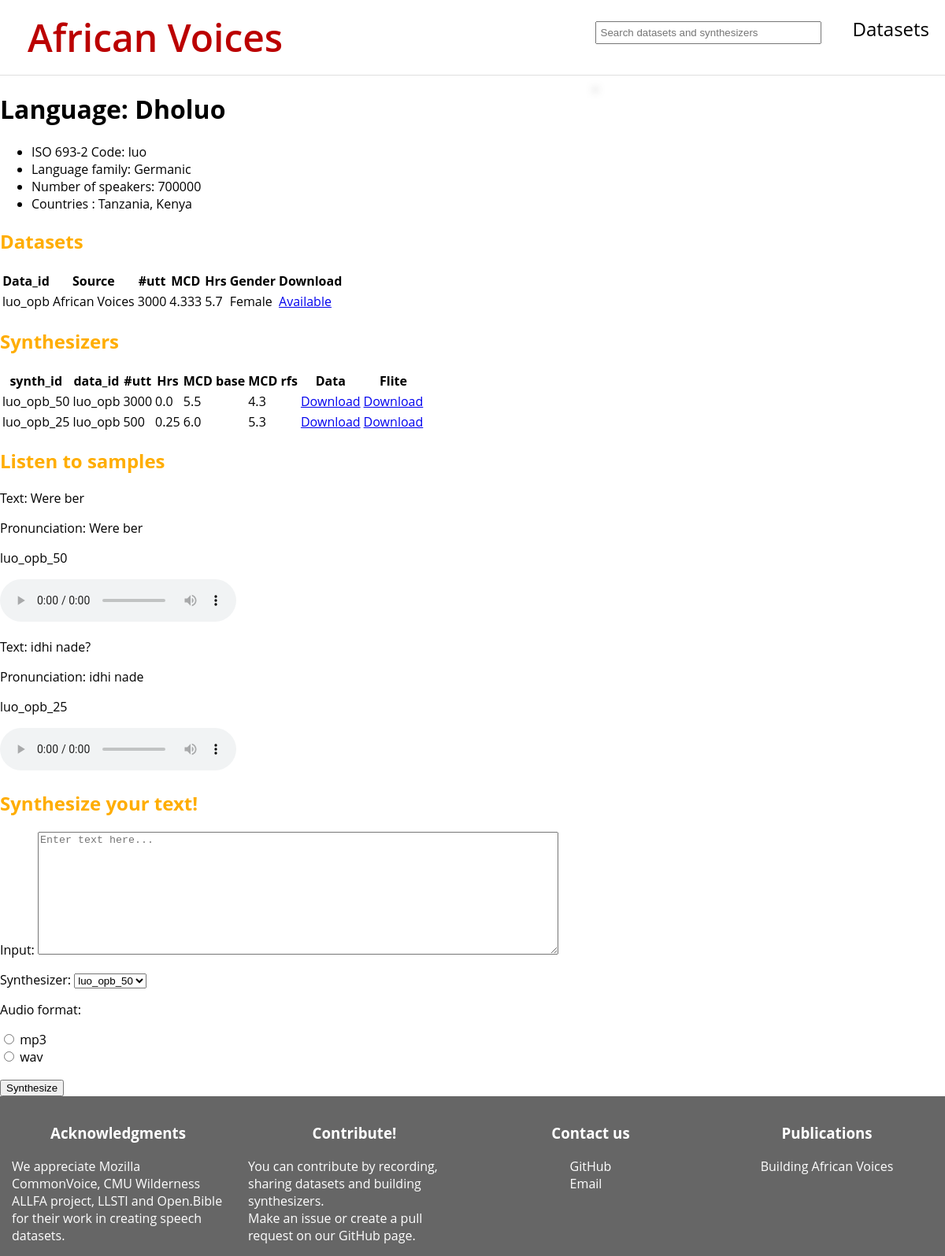
Screenshot of /language/luo with the database file from the repository.
### app/models/language.py (models this page shows, shortened)
class Language(models.Model):
    uuid = models.CharField(primary_key=True, unique=True, default=uuid4, max_length=100)
    lang_code_639_2 = models.CharField(max_length=100)
    lang_code_639_1 = models.CharField(max_length=100)
    lang_name = models.CharField(max_length=100)
    lang_native_speakers = models.IntegerField(default=0)
    lang_non_native_speakers = models.IntegerField(default=0)
    created_at = models.DateTimeField(auto_now_add=True)
    updated_at = models.DateTimeField(auto_now=True)
    countries = models.ManyToManyField(Country)
    @property
    def total_speakers(self) -> int:
        return self.lang_native_speakers + self.lang_non_native_speakers
    @property
    def all_countries(self) -> str:
        return ", ".join([country.name.capitalize() for country in self.countries.all()])
    @property
    def datasets(self):
        return self.dataset_set.all()
    @property
    def synthesizers(self):
        return self.synthesizer_set.all()
    @property
    def samples(self):
        return self.language_sample_set.all()

class LanguageSample(models.Model):
    uuid = models.CharField(primary_key=True, unique=True, default=uuid4, max_length=100)
    language = models.ForeignKey(Language, on_delete=models.DO_NOTHING, related_name="language_sample_set")
    sample_id = models.CharField(max_length=100)
    text = models.CharField(max_length=100)
    pronunciation = models.CharField(max_length=100)
    created_at = models.DateTimeField(auto_now_add=True)
    updated_at = models.DateTimeField(auto_now=True)
    @property
    def synthesizer_samples(self):
        return self.synthesizer_samples_set.all()

### app/models/country.py (models this page shows, shortened)
class Country(models.Model):
    uuid = models.CharField(primary_key=True, unique=True, default=uuid4, max_length=100)
    name = models.CharField(max_length=100)
    code = models.CharField(max_length=100)
    created_at = models.DateTimeField(auto_now_add=True)
    updated_at = models.DateTimeField(auto_now=True)

### app/models/dataset.py (models this page shows, shortened)
class Dataset(models.Model):
    uuid = models.UUIDField(primary_key=True, default=uuid4, editable=False)
    data_id = models.CharField(max_length=100, unique=True)
    lang = models.ForeignKey(Language, on_delete=models.CASCADE)
    source = models.CharField(max_length=100)
    speaker_gender = models.CharField(choices=Gender.choices, max_length=100, blank=True)
    pass0_utt = models.FloatField(max_length=100,  blank=True)
    pass0_mcd = models.FloatField(max_length=100, blank=True)
    pass1_utt = models.IntegerField(default=0)  # display
    pass1_mcd = models.FloatField(default=0)  # display
    duration = models.FloatField(default=0)
    data_location = models.CharField(max_length=256)
    created_at = models.DateTimeField(auto_now_add=True)
    updated_at = models.DateTimeField(auto_now=True)

### app/models/synthesizer.py (models this page shows, shortened)
class Synthesizer(models.Model):
    uuid = models.UUIDField(primary_key=True, default=uuid4, editable=False)
    synth_id = models.CharField(max_length=100, unique=True)
    language = models.ForeignKey(Language, on_delete=models.CASCADE)
    dataset = models.ForeignKey(Dataset, on_delete=models.CASCADE)
    rfs_utt = models.IntegerField(default=0)
    rfs_hrs = models.FloatField(default=0.0)
    mcd_base = models.FloatField(default=0)
    mcd_rfs = models.FloatField(default=0)
    data_location = models.CharField(max_length=256)
    flite_location = models.CharField(max_length=256)
    created_at = models.DateTimeField(auto_now_add=True)
    updated_at = models.DateTimeField(auto_now=True)

class SynthesizerSample(models.Model):
    uuid = models.UUIDField(primary_key=True, default=uuid4, editable=False)
    synth = models.ForeignKey(Synthesizer, on_delete=models.CASCADE)
    lang_sample = models.ForeignKey(LanguageSample, on_delete=models.CASCADE, related_name='synthesizer_samples_set')
    sample_location = models.CharField(max_length=256)
    created_at = models.DateTimeField(auto_now_add=True)
    updated_at = models.DateTimeField(auto_now=True)

### app/views.py (the view)
# urls.py: path('language/<str:lang_code_639_2>', views.language, name='language'),
def language(request, lang_code_639_2):
    language = Language.objects.get(lang_code_639_2=lang_code_639_2)
    synthesizer_ids = [(synth.flite_location, synth.synth_id) for synth in language.synthesizer_set.all()]
    context = {'language': language, 'form': SynthesizeForm(synthesizer_ids)}
    return render(request, 'app/language.html', context)

### app/templates/app/language.html (shortened to what this page needs)
{% extends "app/base_generic.html" %}
{% block content %}
    <h1> Language: {{ language.lang_name }}</h1>
    <ul>
        <li>ISO 693-2 Code: {{ language.lang_code_639_2 }}</li>
        <li>Language family: Germanic</li>
        <li> Number of speakers: {{ language.total_speakers }}</li>
        <li>Countries : {{ language.all_countries }}</li>
    </ul>
    <h2 class="language-h2">Datasets</h2>
    <table>
        <tr>
            <th> Data_id</th>
            <th> Source</th>
            <th> #utt</th>
            <th> MCD</th>
            <th> Hrs</th>
            <th> Gender</th>
            <th> Download</th>
        </tr>
        {% for dataset in language.datasets %}
            <tr>
                <td>{{ dataset.data_id }}</td>
                <td>{{ dataset.source }}</td>
                <td>{{ dataset.pass1_utt }}</td>
                <td>{{ dataset.pass1_mcd }}</td>
                <td>{{ dataset.duration }}</td>
                <td> Female</td>
                {% if not dataset.data_location %}
                    <td> Unavailable</td>
                {% else %}
                    <td><a href="#">Available</a></td>
                {% endif %}
            </tr>
        {% endfor %}
    </table>
    <h2 class="language-h2">Synthesizers</h2>
    <table>
        <tr>
            <th> synth_id</th>
            <th> data_id</th>
            <th> #utt</th>
            <th> Hrs</th>
            <th> MCD base</th>
            <th> MCD rfs</th>
            <th> Data</th>
            <th> Flite</th>
        </tr>
        {% for synthesizer in language.synthesizers %}
            <tr>
                <td>{{ synthesizer.synth_id }}</td>
                <td>{{ synthesizer.dataset.data_id }}</td>
                <td>{{ synthesizer.rfs_utt }}</td>
                <td>{{ synthesizer.rfs_hrs }}</td>
                <td>{{ synthesizer.mcd_base }}</td>
                <td>{{ synthesizer.mcd_rfs }}</td>
                {% if not synthesizer.data_location %}
                    <td> Unavailable</td>
                {% else %}
                    <td><a href="#"> Download</a></td>
                {% endif %}
                {% if not synthesizer.flite_location %}
                    <td> Unavailable</td>
                {% else %}
                    <td><a href="#"> Download </a></td>
                {% endif %}
            </tr>
        {% endfor %}
    </table>
    <h2 class="language-h2"> Listen to samples </h2>
    {% for sample in language.samples %}
        <div>
            <p> Text: {{ sample.text }}</p>
            <p> Pronunciation: {{ sample.pronunciation }}</p>
            {% for  synth_sample in sample.synthesizer_samples %}
                <p> {{ synth_sample.synth.synth_id }}</p>
                <audio controls>
                    <source src="{{ synth_sample.sample_location }}" type="audio/mpeg">
                </audio>
            {% endfor %}
        </div>
    {% endfor %}
    <div>
        <h2 class="language-h2"> Synthesize your text!</h2>
        <form action="{% url 'synthesize' %}" method="POST">
            {{ form.as_p }}
            <button id="synthesize">Synthesize</button>
        </form>
    </div>
{% endblock %}

### app/templates/app/base_generic.html (shortened to what this page needs)
{% load static %}
<!DOCTYPE html>
<html lang="en">
<head>
    <link rel="stylesheet" href="{% static 'app/style.css' %}">
</head>
<body>
{% block header %}
<header>
    <div class="row site-header">
        <div class="logo" id="home-logotext">
            African Voices
        </div>
        <div class="nav">
            <div id="searchbar">
                <div class="col-md-12">
                    <div class="search-bar">
                        <input type="text" id="myInput" onkeyup="myFunction()"
                               placeholder="Search datasets and synthesizers"
                               title="Type in a name">
                    </div>
                </div>
            </div>
            <a href="{% url 'datasets' %}" class="nav-link">
                Datasets
            </a>
        </div>
    </div>
</header>
{% endblock %}
{% block content %} {% endblock %}
{% block footer %}
<footer>
    <div class="row">
        <div class="footer-logo" id="acknowledge-footer">
            <h3> Acknowledgments</h3>
            We appreciate Mozilla CommonVoice, CMU Wilderness ALLFA project, LLSTI and Open.Bible for their
            work in creating speech datasets.
        </div>
        <div class="footer-logo" id="contibute-footer">
            <h3>Contribute!</h3>
            You can contribute by recording, sharing datasets and building synthesizers.<br>
            Make an issue or create a pull request on our GitHub page.
        </div>
        <div class="footer-logo" id="contact-footer">
            <h3>Contact us</h3>
            GitHub <br>
            Email
        </div>
        <div class="footer-logo" id="pub-footer">
            <h3>Publications</h3>
            Building African Voices <br>
        </div>
    </div>
</footer>
{% endblock %}
</body>
</html>

### app/static/app/style.css (style rules this page uses)
#home-logotext { font-style: normal; font-weight: 600; font-size: 48px; line-height: 65px; padding: 15px; color: #BB0000; }
.row { flex-flow: row nowrap; display: flex; flex-wrap: wrap; flex: 1; min-width: 0; }
header { border-bottom: 0.2px solid rgba(136, 136, 136, 0.27); }
.site-header { display: flex; justify-content: space-between; margin-left:20px }
.nav { display: flex; justify-content: space-between; font-size: 1.5em; }
.nav > * { margin: 20px }
.nav > a { text-decoration: none; color: #000000; }
footer { background: #666666; width: 100%; color: white; display: flex; flex-flow: row wrap; flex: 1; }
.footer-logo { display: flex; flex-direction: column; flex-flow: column nowrap; align-items: center; flex: 1; min-width: 0; padding: 15px; }
body { padding: 0; margin: 0; font-family: 'Open Sans'; box-sizing: content-box; min-height: 100%; }
input { padding: 5px 5px; }
.language-h2 { font-family: 'Open Sans', serif; font-style: normal; font-weight: 700; font-size: 24px; line-height: 33px; color: #FFAD00 }

### rows the page displays
Language: lang_name "Dholuo", lang_code_639_2 "luo", total_speakers "700000", all_countries "Tanzania, Kenya"
Dataset: data_id "luo_opb", source "African Voices", pass1_utt "3000", pass1_mcd "4.333", duration "5.7", shows "Available"
Synthesizer: synth_id "luo_opb_50", dataset.data_id "luo_opb", rfs_utt "3000", rfs_hrs "0.0", mcd_base "5.5", mcd_rfs "4.3", shows "Download"
Synthesizer: synth_id "luo_opb_25", dataset.data_id "luo_opb", rfs_utt "500", rfs_hrs "0.25", mcd_base "6.0", mcd_rfs "5.3", shows "Download"
LanguageSample: text "Were ber", pronunciation "Were ber"
SynthesizerSample: synth.synth_id "luo_opb_50"
LanguageSample: text "idhi nade?", pronunciation "idhi nade"
SynthesizerSample: synth.synth_id "luo_opb_25"
